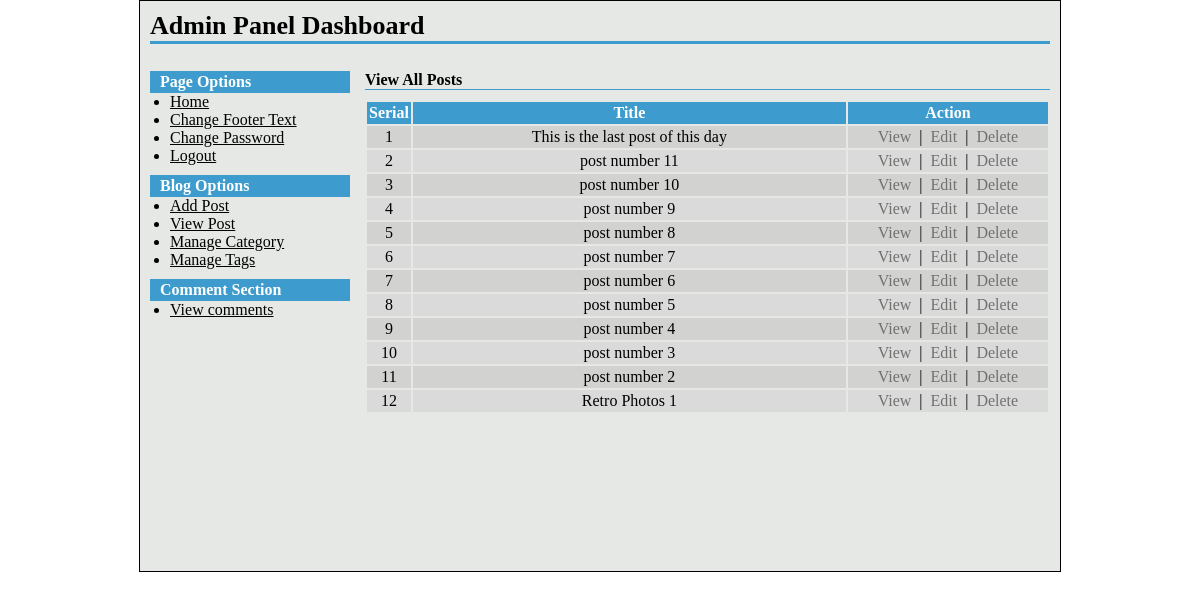
/admin/post-view.php (signed in), run on the app's committed database.
### tables this page shows
CREATE TABLE IF NOT EXISTS `tbl_post` (
  `post_id` int(11) NOT NULL AUTO_INCREMENT,
  `post_title` varchar(255) NOT NULL,
  `post_description` text NOT NULL,
  `post_image` varchar(255) NOT NULL,
  `cat_id` int(11) NOT NULL,
  `tag_id` varchar(255) NOT NULL,
  `post_date` varchar(255) NOT NULL,
  `year` varchar(4) NOT NULL,
  `month` varchar(2) NOT NULL,
  `post_timestamp` varchar(255) NOT NULL,
  PRIMARY KEY (`post_id`)
);

### admin/post-view.php (the view, shortened to what this page needs)
<?php
include("../config.php");
?>
<?php include("header.php"); ?>
<h2>View  All Posts</h2>
<table class="tbl2" width="100%">
	<tr>
		<th width="5%">Serial</th>
		<th width="65%">Title</th>
		<th width="30%">Action</th>
	</tr>
	<?php
	$i=0;
	$statement = $db->prepare("SELECT * FROM tbl_post ORDER BY post_id DESC");
	$statement->execute();
	$result = $statement->fetchAll(PDO::FETCH_ASSOC);
	foreach($result as $row)
	{
		$i++;
		?>
	<tr>
		<td><?php echo $i; ?></td>
		<td><?php echo $row['post_title']; ?></td>
		<td>
			<a class="fancybox" href="#inline<?php echo $i; ?>">View</a>
			&nbsp;|&nbsp;
			<a href="post-edit.php?id=<?php echo $row['post_id']; ?>">Edit</a>
			&nbsp;|&nbsp;
			<a onclick='return confirmDelete();' href="post-delete.php?id=<?php echo $row['post_id']; ?>">Delete</a></td>
	</tr>
		<?php
	}
	?>
</table>
<?php include("footer.php"); ?>

### style-admin.css (style rules this page uses)
* { padding: 0; margin: 0; }
body, input, textarea, select { font-family: 'Times New Roman', arial; font-size: 16px; }
table.tbl2 { margin-top: 10px; }
table.tbl2 tr th, table.tbl2 tr td { padding: 2px; }
table.tbl2 tr td { text-align: center; }
table.tbl2 tr th { background-color: #3d9ccd; color: #fff; }
table.tbl2 tr:nth-child(2n+1) td { background-color: #d9dad9; }
table.tbl2 tr:nth-child(2n) td { background-color: #d2d3d1; }
table.tbl2 tr td a { color: #70726e; text-decoration: none; }
#content h2 { font-size: 16px; color: #000; border-bottom: 1px solid #3d9ccd; margin-top: 10px; }

### data on the page
tbl_post: post_title "This is the last post of this day"
tbl_post: post_title "post number 11"
tbl_post: post_title "post number 10"
tbl_post: post_title "post number 9"
tbl_post: post_title "post number 8"
tbl_post: post_title "post number 7"
tbl_post: post_title "post number 6"
tbl_post: post_title "post number 5"
tbl_post: post_title "post number 4"
tbl_post: post_title "post number 3"
tbl_post: post_title "post number 2"
tbl_post: post_title "Retro Photos 1"
